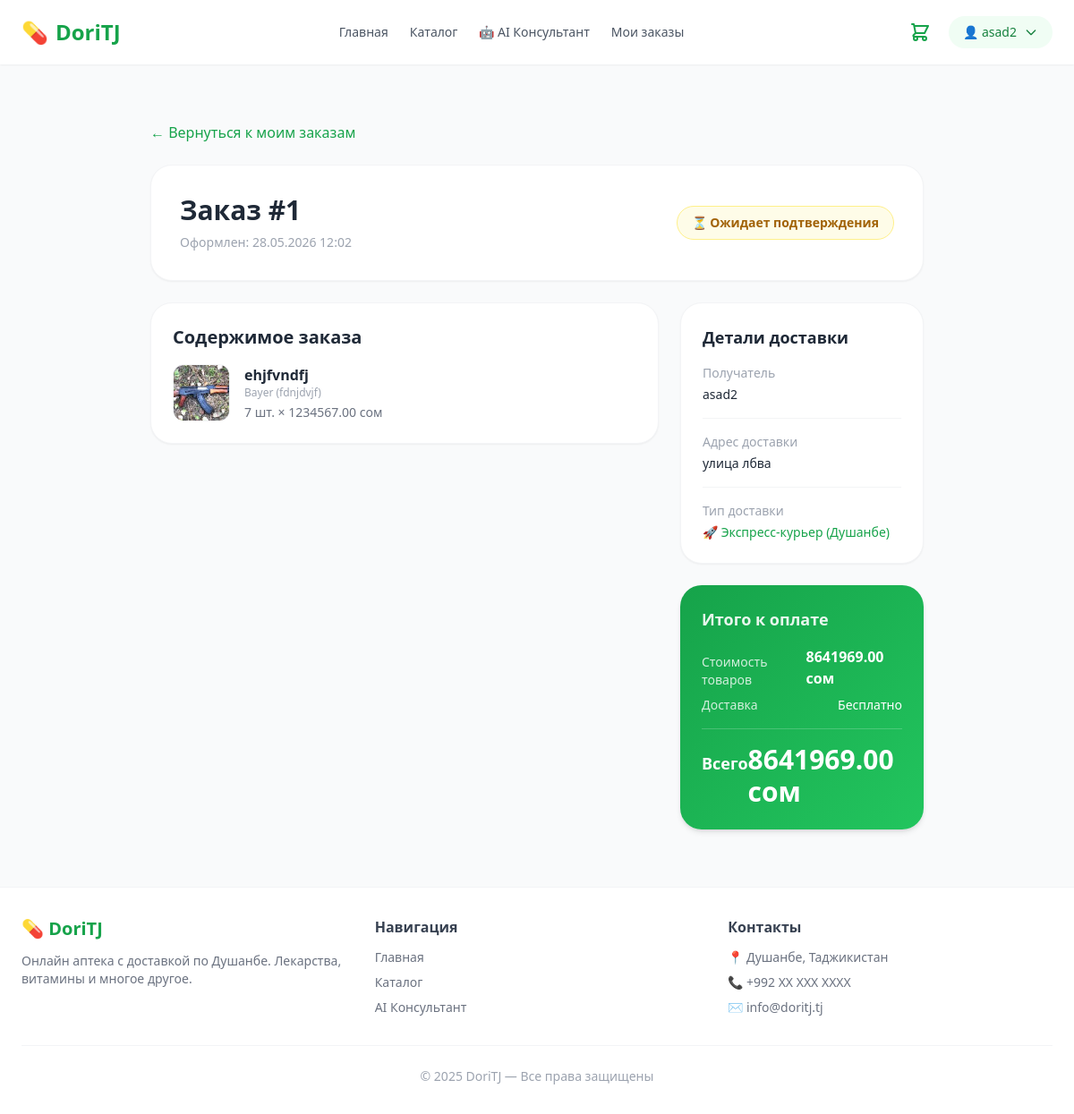
Before: /orders/order/1/ (signed in) with the older database file.
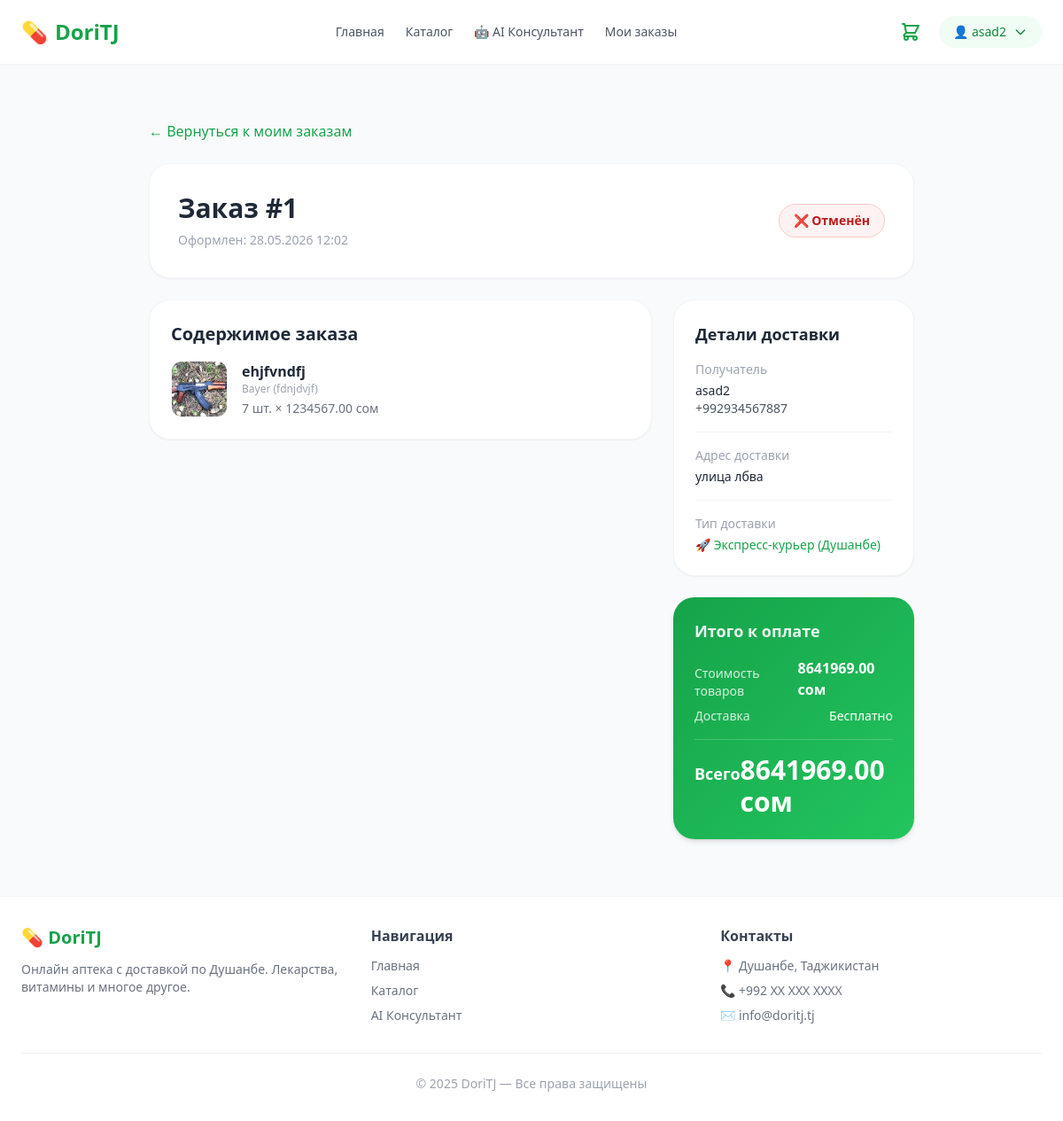
After: the same page with the newer database file.
### accounts/models.py (models this page shows, shortened)
class User(AbstractUser):
    phone = models.CharField(max_length=20, blank=True)
    address = models.TextField(blank=True)
    birth_date = models.DateField(null=True, blank=True)
    avatar = models.ImageField(upload_to='avatars/', blank=True)
    age = models.PositiveIntegerField(null=True, blank=True)

### orders/models.py (models this page shows)
class Order(models.Model):
    STATUS_CHOICES = [
        ('pending', 'Ожидает'),
        ('confirmed', 'Подтверждён'),
        ('delivering', 'Доставляется'),
        ('done', 'Выполнен'),
        ('cancelled', 'Отменён'),
    ]
    user = models.ForeignKey(settings.AUTH_USER_MODEL, on_delete=models.CASCADE)
    address = models.TextField()
    status = models.CharField(max_length=20, choices=STATUS_CHOICES, default='pending')
    total = models.DecimalField(max_digits=10, decimal_places=2)
    prescription = models.ImageField(upload_to='prescriptions/', blank=True, null=True)
    created_at = models.DateTimeField(auto_now_add=True)

class OrderItem(models.Model):
    order = models.ForeignKey(Order, on_delete=models.CASCADE)
    product = models.ForeignKey(Product, on_delete=models.CASCADE)
    quantity = models.PositiveIntegerField()
    price = models.DecimalField(max_digits=10, decimal_places=2)

### products/models.py (models this page shows, shortened)
class Product(models.Model):
    category = models.ForeignKey(Category, on_delete=models.CASCADE)
    manufacturer = models.ForeignKey(Manufacturer, on_delete=models.SET_NULL, null=True)
    name = models.CharField(max_length=200)
    description = models.TextField(blank=True)
    price = models.DecimalField(max_digits=10, decimal_places=2)
    stock = models.PositiveIntegerField(default=0)
    image = models.ImageField(upload_to='products/', blank=True, null=True)
    is_prescription = models.BooleanField(default=False)
    active_substance = models.CharField(max_length=200, blank=True)
    created_at = models.DateTimeField(auto_now_add=True)

class Manufacturer(models.Model):
    name = models.CharField(max_length=200)
    country = models.CharField(max_length=100)
    description = models.TextField()

### orders/views.py (the view)
# urls.py: path('order/<int:pk>/', views.order_detail, name='order_detail'),
@login_required
def order_detail(request, pk):
    order = get_object_or_404(Order, pk=pk, user=request.user)
    items = OrderItem.objects.filter(order=order).select_related('product')
    return render(request, 'order_detail.html', {
        'order': order,
        'items': items
    })

### accounts/backend.py (called while the page is built)
    def get_user(self, user_id):
        try:
            return User.objects.get(pk=user_id)
        except User.DoesNotExist:
            return None

### templates/order_detail.html (shortened to what this page needs)
{% extends 'base.html' %}
{% block content %}
<div class="max-w-4xl mx-auto my-8 px-4">
    <a href="/orders/" class="text-green-600 hover:text-green-700 font-medium inline-flex items-center mb-6 transition">
        ← Вернуться к моим заказам
    </a>
    <div class="bg-white rounded-3xl border border-gray-100 p-6 md:p-8 shadow-sm mb-6 flex flex-col md:flex-row justify-between items-start md:items-center gap-4">
        <div>
            <h1 class="text-3xl font-extrabold text-gray-800 mb-2">Заказ #{{ order.id }}</h1>
            <p class="text-gray-400 text-sm">Оформлен: {{ order.created_at|date:"d.m.Y H:i" }}</p>
        </div>
        <div>
            {% if order.status == 'pending' %}
                <span class="bg-yellow-50 text-yellow-700 border border-yellow-200 px-4 py-2 rounded-full font-semibold text-sm inline-block">⏳ Ожидает подтверждения</span>
            {% elif order.status == 'confirmed' %}
                <span class="bg-blue-50 text-blue-700 border border-blue-200 px-4 py-2 rounded-full font-semibold text-sm inline-block">✅ Подтверждён</span>
            {% elif order.status == 'delivering' %}
                <span class="bg-indigo-50 text-indigo-700 border border-indigo-200 px-4 py-2 rounded-full font-semibold text-sm inline-block">🚚 Курьер в пути (до 2 часов)</span>
            {% elif order.status == 'done' %}
                <span class="bg-green-50 text-green-700 border border-green-200 px-4 py-2 rounded-full font-semibold text-sm inline-block">🎉 Выполнен</span>
            {% elif order.status == 'cancelled' %}
                <span class="bg-red-50 text-red-700 border border-red-200 px-4 py-2 rounded-full font-semibold text-sm inline-block">❌ Отменён</span>
            {% endif %}
        </div>
    </div>
    <div class="grid grid-cols-1 md:grid-cols-3 gap-6">
        <div class="md:col-span-2 space-y-4">
            <div class="bg-white rounded-3xl border border-gray-100 p-6 shadow-sm">
                <h2 class="text-xl font-bold text-gray-800 mb-4">Содержимое заказа</h2>
                <div class="divide-y divide-gray-100">
                    {% for item in order.orderitem_set.all %}
                    <div class="py-4 flex items-center justify-between first:pt-0 last:pb-0">
                        <div class="flex items-center gap-4">
                            {% if item.product.image %}
                                <img src="{{ item.product.image.url }}" alt="{{ item.product.name }}" class="w-16 h-16 object-cover rounded-xl border border-gray-100">
                            {% else %}
                                <div class="w-16 h-16 bg-green-50 rounded-xl flex items-center justify-center text-2xl">💊</div>
                            {% endif %}
                            <div>
                                <h4 class="font-semibold text-gray-800 text-sm md:text-base">{{ item.product.name }}</h4>
                                <p class="text-gray-400 text-xs">{{ item.product.manufacturer.name }} ({{ item.product.manufacturer.country }})</p>
                                <p class="text-gray-500 text-sm mt-1">{{ item.quantity }} шт. × {{ item.price }} сом</p>
                            </div>
                        </div>
                    </div>
                    {% endfor %}
                </div>
            </div>
        </div>
        <div class="space-y-6">
            <div class="bg-white rounded-3xl border border-gray-100 p-6 shadow-sm">
                <h3 class="text-lg font-bold text-gray-800 mb-4">Детали доставки</h3>
                <div class="space-y-4 text-sm">
                    <div>
                        <p class="text-gray-400 mb-1">Получатель</p>
                        <p class="font-medium text-gray-800">{{ order.user.username }}</p>
                        {% if order.user.phone %}
                            <p class="text-gray-600">{{ order.user.phone }}</p>
                        {% endif %}
                    </div>
                    <hr class="border-gray-100">
                    <div>
                        <p class="text-gray-400 mb-1">Адрес доставки</p>
                        <p class="font-medium text-gray-800">{{ order.address }}</p>
                    </div>
                    <hr class="border-gray-100">
                    <div>
                        <p class="text-gray-400 mb-1">Тип доставки</p>
                        <p class="font-medium text-green-600">🚀 Экспресс-курьер (Душанбе)</p>
                    </div>
                </div>
            </div>
            <div class="bg-gradient-to-br from-green-600 to-green-500 rounded-3xl p-6 text-white shadow-md">
                <h3 class="text-lg font-bold mb-4 opacity-90">Итого к оплате</h3>
                <div class="flex justify-between items-end mb-2">
                    <span class="text-sm opacity-80">Стоимость товаров</span>
                    <span class="font-semibold">{{ order.total }} сом</span>
                </div>
                <div class="flex justify-between items-end mb-4 text-sm pb-4 border-b border-white/20">
                    <span class="opacity-80">Доставка</span>
                    <span class="font-medium">Бесплатно</span>
                </div>
                <div class="flex justify-between items-baseline">
                    <span class="text-lg font-bold">Всего</span>
                    <span class="text-3xl font-black">{{ order.total }} сом</span>
                </div>
            </div>
        </div>
    </div>
</div>
{% endblock %}

### templates/base.html (shortened to what this page needs)
<!DOCTYPE html>
<html lang="ru">
<head>
    <script src="https://cdn.tailwindcss.com"></script>
</head>
<body class="bg-gray-50 text-gray-800 min-h-screen flex flex-col">
<header class="bg-white shadow-sm sticky top-0 z-50">
    <div class="max-w-7xl mx-auto px-6 py-4 flex items-center justify-between">
        <a href="/" class="flex items-center gap-2 text-green-600 font-bold text-2xl">
            💊 <span>DoriTJ</span>
        </a>
        <nav class="hidden md:flex items-center gap-6 text-sm font-medium text-gray-600">
            <a href="/" class="hover:text-green-600 transition">Главная</a>
            {% if user.is_authenticated %}
                <a href="/catalog/" class="hover:text-green-600 transition">Каталог</a>
                <a href="/consultantai/" class="hover:text-green-600 transition">🤖 AI Консультант</a>
                <a href="/orders/my-orders/" class="hover:text-green-600 transition">Мои заказы</a>
            {% endif %}
        </nav>
        <div class="flex items-center gap-3">
            {% if user.is_authenticated %}
                <a href="/orders/cart/" class="relative p-2 rounded-full hover:bg-green-50 transition">
                    <svg class="w-6 h-6 text-green-600" fill="none" stroke="currentColor" viewBox="0 0 24 24">
                        <path stroke-linecap="round" stroke-linejoin="round" stroke-width="2"
                            d="M3 3h2l.4 2M7 13h10l4-8H5.4M7 13L5.4 5M7 13l-2.293 2.293c-.63.63-.184 1.707.707 1.707H17m0 0a2 2 0 100 4 2 2 0 000-4zm-8 2a2 2 0 11-4 0 2 2 0 014 0z"/>
                    </svg>
                </a>
                <div class="relative group">
                    <button class="flex items-center gap-2 bg-green-50 text-green-700 px-4 py-2 rounded-full text-sm font-medium hover:bg-green-100 transition">
                        👤 {{ user.username }}
                        <svg class="w-4 h-4" fill="none" stroke="currentColor" viewBox="0 0 24 24">
                            <path stroke-linecap="round" stroke-linejoin="round" stroke-width="2" d="M19 9l-7 7-7-7"/>
                        </svg>
                    </button>
                </div>
            {% endif %}
        </div>
    </div>
</header>
<main class="max-w-7xl mx-auto px-6 py-8 flex-1 w-full">
    {% block content %}{% endblock %}
</main>
<footer class="bg-white border-t border-gray-100 mt-auto">
    <div class="max-w-7xl mx-auto px-6 py-8">
        <div class="grid grid-cols-1 md:grid-cols-3 gap-8">
            <div>
                <h3 class="text-green-600 font-bold text-xl mb-3">💊 DoriTJ</h3>
                <p class="text-gray-500 text-sm">Онлайн аптека с доставкой по Душанбе. Лекарства, витамины и многое другое.</p>
            </div>
            <div>
                <h4 class="font-semibold mb-3 text-gray-700">Навигация</h4>
                <ul class="space-y-2 text-sm text-gray-500">
                    <li><a href="/" class="hover:text-green-600">Главная</a></li>
                    <li><a href="/catalog/" class="hover:text-green-600">Каталог</a></li>
                    <li><a href="/consultant/" class="hover:text-green-600">AI Консультант</a></li>
                </ul>
            </div>
            <div>
                <h4 class="font-semibold mb-3 text-gray-700">Контакты</h4>
                <ul class="space-y-2 text-sm text-gray-500">
                    <li>📍 Душанбе, Таджикистан</li>
                    <li>📞 +992 XX XXX XXXX</li>
                    <li>✉️ info@doritj.tj</li>
                </ul>
            </div>
        </div>
        <div class="border-t border-gray-100 mt-8 pt-6 text-center text-sm text-gray-400">
            © 2025 DoriTJ — Все права защищены
        </div>
    </div>
</footer>
</body>
</html>

Changed rows visible on the page:
changed User "asad2": phone empty → "+992934567887" (drawn)
changed Order "улица лбва": status "pending" → "cancelled" (drawn); user.phone (not shown) → "+992934567887"
Other visible differences:
text no longer shown: "⏳ Ожидает подтверждения"
text now shown: "❌ Отменён"
